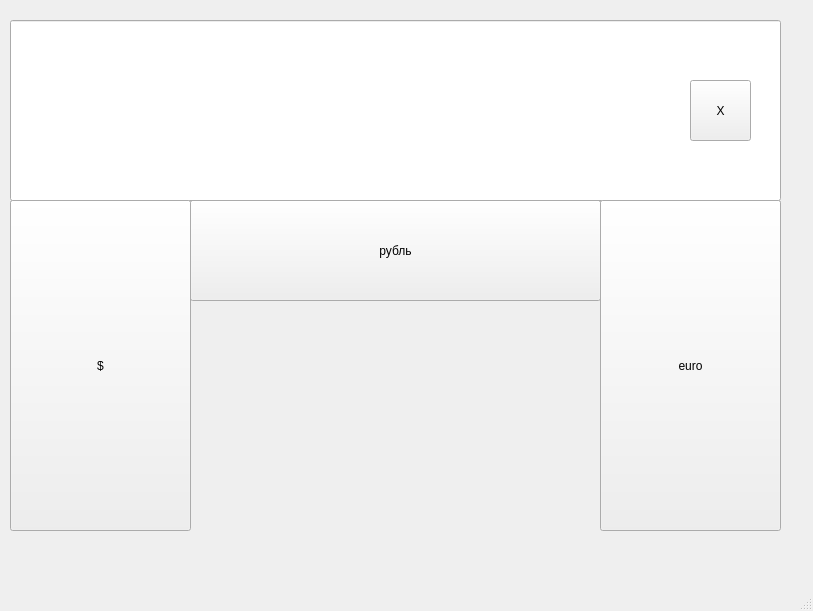
<?xml version="1.0" encoding="UTF-8"?>
<ui version="4.0">
 <class>MainWindow</class>
 <widget class="QMainWindow" name="MainWindow">
  <property name="geometry">
   <rect>
    <x>0</x>
    <y>0</y>
    <width>813</width>
    <height>611</height>
   </rect>
  </property>
  <property name="windowTitle">
   <string>MainWindow</string>
  </property>
  <property name="autoFillBackground">
   <bool>false</bool>
  </property>
  <widget class="QWidget" name="centralwidget">
   <widget class="QPushButton" name="pushButton">
    <property name="enabled">
     <bool>true</bool>
    </property>
    <property name="geometry">
     <rect>
      <x>180</x>
      <y>300</y>
      <width>421</width>
      <height>131</height>
     </rect>
    </property>
    <property name="cursor">
     <cursorShape>ArrowCursor</cursorShape>
    </property>
    <property name="mouseTracking">
     <bool>false</bool>
    </property>
    <property name="layoutDirection">
     <enum>Qt::RightToLeft</enum>
    </property>
    <property name="styleSheet">
     <string notr="true">orange</string>
    </property>
    <property name="text">
     <string/>
    </property>
    <property name="icon">
     <iconset>
      <normaloff>buton.gif</normaloff>buton.gif</iconset>
    </property>
    <property name="iconSize">
     <size>
      <width>1000</width>
      <height>1000</height>
     </size>
    </property>
    <property name="checkable">
     <bool>false</bool>
    </property>
    <property name="flat">
     <bool>true</bool>
    </property>
   </widget>
   <widget class="QLineEdit" name="lineEdit">
    <property name="geometry">
     <rect>
      <x>10</x>
      <y>20</y>
      <width>771</width>
      <height>181</height>
     </rect>
    </property>
    <property name="font">
     <font>
      <pointsize>11</pointsize>
      <weight>75</weight>
      <bold>true</bold>
     </font>
    </property>
    <property name="text">
     <string/>
    </property>
    <property name="maxLength">
     <number>544444444</number>
    </property>
    <property name="alignment">
     <set>Qt::AlignCenter</set>
    </property>
   </widget>
   <widget class="QLabel" name="myLabel">
    <property name="geometry">
     <rect>
      <x>0</x>
      <y>-10</y>
      <width>791</width>
      <height>591</height>
     </rect>
    </property>
    <property name="cursor">
     <cursorShape>WaitCursor</cursorShape>
    </property>
    <property name="styleSheet">
     <string notr="true">border-radius: 10px</string>
    </property>
    <property name="text">
     <string>loadteam</string>
    </property>
    <property name="alignment">
     <set>Qt::AlignCenter</set>
    </property>
   </widget>
   <widget class="QPushButton" name="pushButton_2">
    <property name="geometry">
     <rect>
      <x>720</x>
      <y>200</y>
      <width>61</width>
      <height>61</height>
     </rect>
    </property>
    <property name="text">
     <string>°C</string>
    </property>
   </widget>
   <widget class="QPushButton" name="pushButton_3">
    <property name="geometry">
     <rect>
      <x>180</x>
      <y>430</y>
      <width>421</width>
      <height>101</height>
     </rect>
    </property>
    <property name="text">
     <string/>
    </property>
    <property name="icon">
     <iconset>
      <normaloff>buton2.gif</normaloff>buton2.gif</iconset>
    </property>
    <property name="iconSize">
     <size>
      <width>1000</width>
      <height>1000</height>
     </size>
    </property>
    <property name="flat">
     <bool>true</bool>
    </property>
   </widget>
   <widget class="QPushButton" name="km">
    <property name="geometry">
     <rect>
      <x>660</x>
      <y>200</y>
      <width>61</width>
      <height>61</height>
     </rect>
    </property>
    <property name="text">
     <string>KM</string>
    </property>
   </widget>
   <widget class="QPushButton" name="money">
    <property name="geometry">
     <rect>
      <x>600</x>
      <y>200</y>
      <width>61</width>
      <height>61</height>
     </rect>
    </property>
    <property name="text">
     <string>Money</string>
    </property>
   </widget>
   <widget class="QPushButton" name="dollar">
    <property name="geometry">
     <rect>
      <x>10</x>
      <y>200</y>
      <width>181</width>
      <height>331</height>
     </rect>
    </property>
    <property name="text">
     <string>$</string>
    </property>
    <property name="icon">
     <iconset>
      <normaloff>dollar-icon.png</normaloff>dollar-icon.png</iconset>
    </property>
    <property name="iconSize">
     <size>
      <width>1000</width>
      <height>1000</height>
     </size>
    </property>
   </widget>
   <widget class="QPushButton" name="euro">
    <property name="geometry">
     <rect>
      <x>600</x>
      <y>200</y>
      <width>181</width>
      <height>331</height>
     </rect>
    </property>
    <property name="text">
     <string>euro</string>
    </property>
    <property name="icon">
     <iconset>
      <normaloff>euro-icon.png</normaloff>euro-icon.png</iconset>
    </property>
    <property name="iconSize">
     <size>
      <width>1000</width>
      <height>1000</height>
     </size>
    </property>
   </widget>
   <widget class="QPushButton" name="rub">
    <property name="geometry">
     <rect>
      <x>190</x>
      <y>200</y>
      <width>411</width>
      <height>101</height>
     </rect>
    </property>
    <property name="text">
     <string>рубль</string>
    </property>
    <property name="icon">
     <iconset>
      <normaloff>Cjdowner-Cryptocurrency-Flat-Ruble-RUB.svg</normaloff>Cjdowner-Cryptocurrency-Flat-Ruble-RUB.svg</iconset>
    </property>
    <property name="iconSize">
     <size>
      <width>100</width>
      <height>1000</height>
     </size>
    </property>
   </widget>
   <widget class="QPushButton" name="cls">
    <property name="geometry">
     <rect>
      <x>690</x>
      <y>80</y>
      <width>61</width>
      <height>61</height>
     </rect>
    </property>
    <property name="text">
     <string>X</string>
    </property>
    <property name="shortcut">
     <string>Backspace</string>
    </property>
    <property name="autoDefault">
     <bool>false</bool>
    </property>
    <property name="default">
     <bool>false</bool>
    </property>
    <property name="flat">
     <bool>false</bool>
    </property>
   </widget>
   <widget class="QPushButton" name="rulang">
    <property name="geometry">
     <rect>
      <x>660</x>
      <y>260</y>
      <width>61</width>
      <height>61</height>
     </rect>
    </property>
    <property name="text">
     <string>ru</string>
    </property>
   </widget>
   <widget class="QPushButton" name="enlang">
    <property name="geometry">
     <rect>
      <x>720</x>
      <y>260</y>
      <width>61</width>
      <height>61</height>
     </rect>
    </property>
    <property name="text">
     <string>en</string>
    </property>
   </widget>
   <widget class="QPushButton" name="cm">
    <property name="geometry">
     <rect>
      <x>10</x>
      <y>200</y>
      <width>171</width>
      <height>61</height>
     </rect>
    </property>
    <property name="text">
     <string>cm</string>
    </property>
   </widget>
   <widget class="QPushButton" name="mm">
    <property name="geometry">
     <rect>
      <x>10</x>
      <y>260</y>
      <width>121</width>
      <height>61</height>
     </rect>
    </property>
    <property name="text">
     <string>mm</string>
    </property>
   </widget>
   <zorder>myLabel</zorder>
   <zorder>rub</zorder>
   <zorder>enlang</zorder>
   <zorder>rulang</zorder>
   <zorder>pushButton</zorder>
   <zorder>lineEdit</zorder>
   <zorder>pushButton_2</zorder>
   <zorder>pushButton_3</zorder>
   <zorder>km</zorder>
   <zorder>money</zorder>
   <zorder>euro</zorder>
   <zorder>cls</zorder>
   <zorder>cm</zorder>
   <zorder>mm</zorder>
   <zorder>dollar</zorder>
  </widget>
  <widget class="QStatusBar" name="statusbar"/>
  <widget class="QMenuBar" name="menubar">
   <property name="geometry">
    <rect>
     <x>0</x>
     <y>0</y>
     <width>813</width>
     <height>22</height>
    </rect>
   </property>
  </widget>
  <action name="action_C">
   <property name="text">
    <string>°C</string>
   </property>
  </action>
  <action name="action_F">
   <property name="text">
    <string>°F</string>
   </property>
  </action>
  <action name="celciusAction_2">
   <property name="text">
    <string>̊C</string>
   </property>
  </action>
  <action name="celciusAction">
   <property name="text">
    <string>̊F</string>
   </property>
  </action>
 </widget>
 <resources/>
 <connections/>
</ui>
